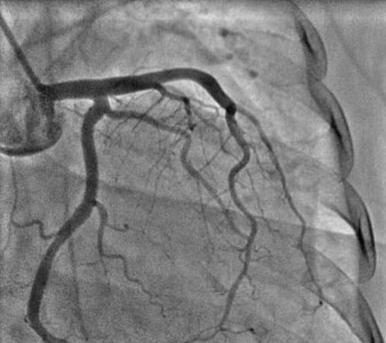
%> input picture Segmentation(Heart)/heart image.jpg, 386 x 343 px
$ octave --eval "result = histogram_m2('../Segmentation(Heart)/heart image.jpg');"   (GNU Octave 9; MATLAB toolbox functions it lacks are replaced by stand-ins)
%> lines starting %> are read from the running program, lines starting %| are printed output that depends on the picture
function h = histogram_m2(imagename)
%> called with imagename = '../Segmentation(Heart)/heart image.jpg'
% This function calculates the histogram of a gayscale image using the 2nd method
% Here, each pixel value is checked only once and an increment is done at
% the location where location value is the pixel value

img=imread(imagename);
%> img is the input picture: size 343x386x3 uint8; min 0, max 241, mean 125.6
figure, imshow(img);
tic
[N M]=size(img);
%> N = 343; M = 1158
h=zeros(256,1);
    for i=1:N
        for j=1:M
            f= img(i,j);
                h(f+1)=h(f+1)+1;
        end
    end
%> after the loop, h = 256 values, max 6606 at index 134, min 0 at index 3, mean 1551.5
%> `result = histogram_m2('../Segmentation(Heart)/heart image.jpg');`:
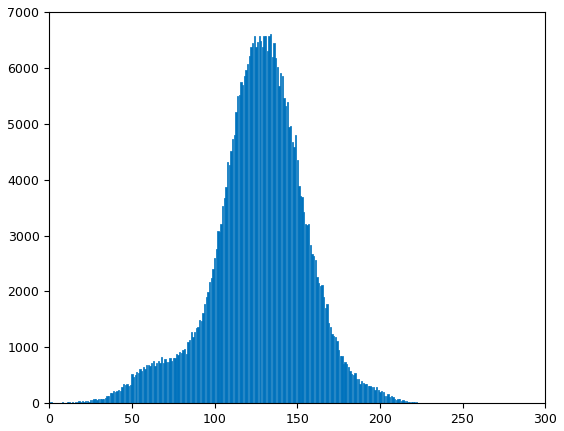
%> figure redrawn from the program's plot data; tallest bar 6606 high, from x = 133.6 to 134.4
%> `result = histogram_m2('../Segmentation(Heart)/heart image.jpg');`: result has the same summary as h in histogram_m2
figure,bar(h);
toc
